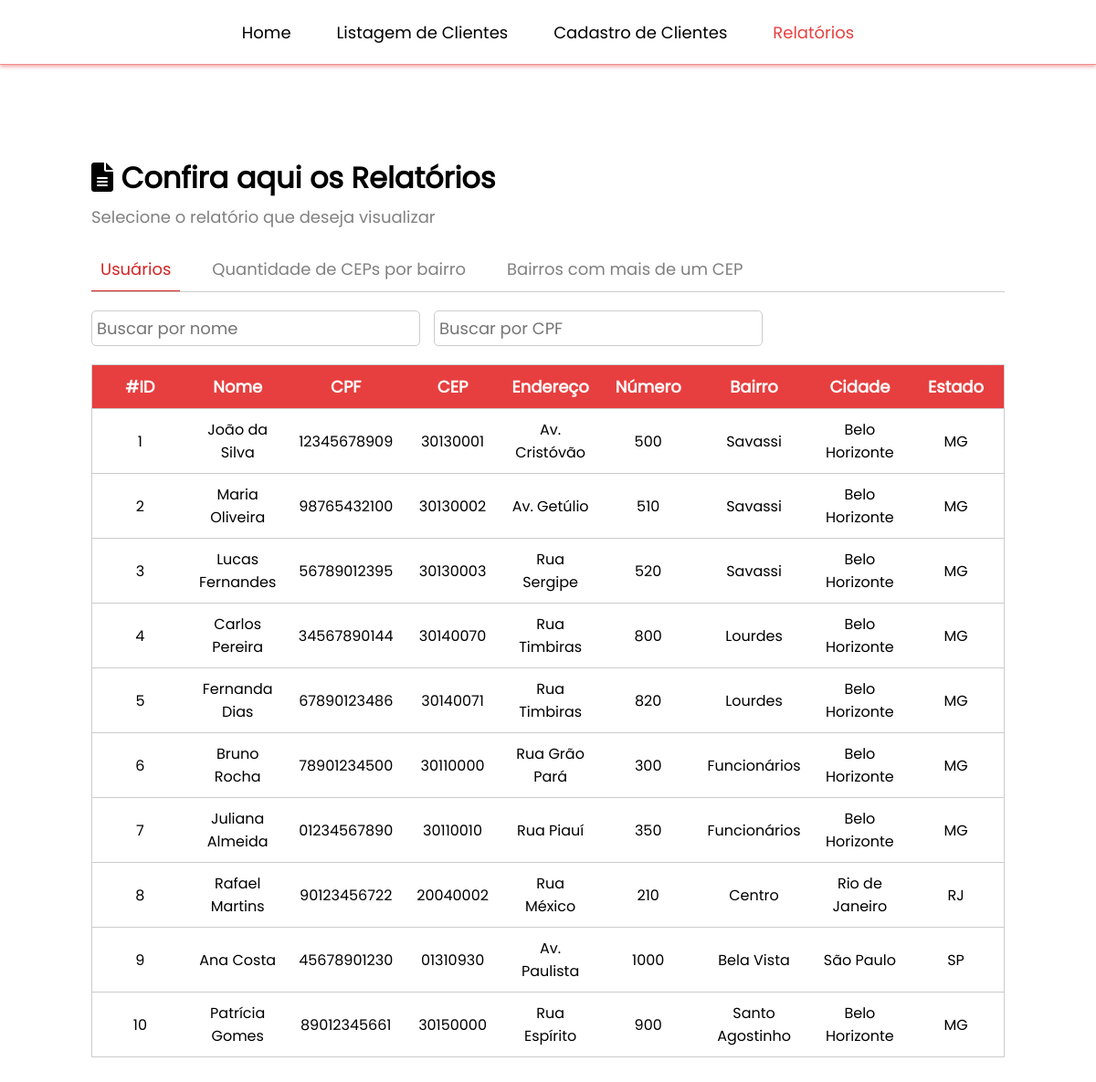
Screenshot of /relatorios with the database file from the repository.
### tables this page shows
CREATE TABLE `clientes` (
    `nome` VARCHAR(255) NOT NULL,
    `id` INT NOT NULL AUTO_INCREMENT,
    `cpf` VARCHAR(11) NOT NULL, 
    `cep` VARCHAR(8) NOT NULL,
    `endereco` VARCHAR(255) NOT NULL,
    `numero` INT NOT NULL,
    `bairro` VARCHAR(80) NOT NULL,
    `cidade` VARCHAR(50) NOT NULL,
    `estado` VARCHAR(50) NOT NULL,
    PRIMARY KEY(`id`)
);

### routes.php (called while the page is built)
<?php
$routes = [
    "home" => "home",
    "cadastro-cliente" => "cadastro-cliente",
    "listagem-clientes" => "listagem-clientes",
    "editar-cliente" => "editar-cliente",
    "relatorios" => "relatorios",
];

### autoload.php (called while the page is built, shortened)
<?php
spl_autoload_register(function ($class) {
    $file = __DIR__ . "/{$class}.php";
    $file = str_replace("\\", "/", $file);
});

### App/Lib/Database/Connection.php (called while the page is built, shortened)
<?php
class Connection
{
    private string $db_name = DB_NAME;
    private string $db_user = DB_USER;
    private string $db_host = DB_HOST;
    private string $db_password = DB_PASS;
    private PDO $connection;
    function __construct()
    {
        try {
            $connectionString = "mysql:host=$this->db_host;dbname=$this->db_name;port=3306;charset=utf8";
            $this->connection = new PDO(
                $connectionString,
                $this->db_user,
                $this->db_password
            );
        } catch (PDOException $e) {
            echo "Erro de Conexão" . $e->getMessage();
        }
    }
    function getConnection(): PDO
    {
        return $this->connection;
    }
}

### App/Controller/ClienteController.php (called while the page is built, shortened)
<?php
class ClienteController
{
    public function getClientes(string $type = "list"): array{
        $model = new ClientModel();
        return $model->getAll($type);
    }
}

### App/Model/ClientModel.php (called while the page is built, shortened)
<?php
class ClientModel extends Model {
    public function getAll(string $type = "list"): array {
        if($type == "list"){
            $query = "SELECT id, nome, cpf, cep FROM `clientes`";
        }
        else {
            $query = "SELECT * FROM `clientes`";
        }
        $result = $this->executeQuery($query);
        return $result->fetchAll(PDO::FETCH_ASSOC);
    }
}

### App/Model/Model.php (called while the page is built, shortened)
<?php
class Model
{
    protected PDO $connection;
    function __construct()
    {
        $this->connection = (new Connection())->getConnection();
    }
    protected function executeQuery(string $query, array $userData = []): PDOStatement
    {
        $stmt = $this->connection->prepare($query);
        $hasExecuted = $stmt->execute();
        return $stmt;
    }
}

### App/View/relatorios.php (the view, shortened to what this page needs)
<?php
$clientReport = (new ClienteController())->getClientes("all");
?>
<!DOCTYPE html>
<html lang="pt-br">
<head>
    <link rel="stylesheet" href="https://cdnjs.cloudflare.com/ajax/libs/font-awesome/6.0.0-beta3/css/all.min.css">
    <link rel="stylesheet" href="<?= ASSETS_DIR ?>css/global.css">
    <link rel="stylesheet" href="<?= ASSETS_DIR ?>css/relatorios.css">
</head>
<body>
    <header>
        <div>
            <a href="home">Home</a>
        </div>
        <div>
            <a href="listagem-clientes">Listagem de Clientes</a>
        </div>
        <div>
            <a href="cadastro-cliente">Cadastro de Clientes</a>
        </div>
        <div>
            <a href="relatorios" class="active">Relatórios</a>
        </div>
    </header>
    <main>
        <h1>
            <i class="fa fa-solid fa-file-lines"></i>
            Confira aqui os Relatórios
        </h1>
        <h2>Selecione o relatório que deseja visualizar</h2>
        <section>
            <div class="report-selection">
                <div class="option active-option user-report">Usuários</div>
                <div class="option bairro-report">Quantidade de CEPs por bairro</div>
                <div class="option maisdeum-report">Bairros com mais de um CEP</div>
            </div>
            <div class="user-report-content">
                <div class="search-inputs">
                    <input type="text" id="filtro-nome" placeholder="Buscar por nome">
                    <input type="text" id="filtro-cpf" placeholder="Buscar por CPF">
                </div>
                <div class="desktop-table">
                    <table>
                        <thead>
                            <th>#ID</th>
                            <th>Nome</th>
                            <th>CPF</th>
                            <th>CEP</th>
                            <th>Endereço</th>
                            <th>Número</th>
                            <th>Bairro</th>
                            <th>Cidade</th>
                            <th>Estado</th>
                        </thead>
                        <tbody>
                            <?php foreach ($clientReport as $cliente) { ?>
                                <tr>
                                    <td><?= $cliente["id"] ?></td>
                                    <td><?= $cliente["nome"] ?></td>
                                    <td><?= $cliente["cpf"] ?></td>
                                    <td><?= $cliente["cep"] ?></td>
                                    <td><?= $cliente["endereco"] ?></td>
                                    <td><?= $cliente["numero"] ?></td>
                                    <td><?= $cliente["bairro"] ?></td>
                                    <td><?= $cliente["cidade"] ?></td>
                                    <td><?= $cliente["estado"] ?></td>
                                </tr>
                            <?php } ?>
                        </tbody>
                    </table>
                </div>
            </div>
        </section>
    </main>
</body>
</html>

### index.php (shortened to what this page needs)
<?php
require_once 'autoload.php';
require_once 'routes.php';
$requestedRoute = isset($_GET["url"]) == true ? $_GET["url"] : "home";
if(array_key_exists($requestedRoute, $routes)){
    require_once "App/View/" . $routes[$requestedRoute] . ".php";
}
else{
    require_once "App/View/404.php";
}

### App/View/assets/css/global.css (style rules this page uses)
* { margin: 0; padding: 0; font-family: 'Poppins'; }
header { width: 100%; display: flex; align-items: center; justify-content: center; gap: 15px 50px; height: 70px; flex-wrap: wrap; border-bottom: solid 1px rgba(231, 63, 63, 0.589); box-shadow: 0px 2px 4px rgba(231, 63, 63, 0.452); }
header a { color: black; font-size: 18px; text-decoration: none; border-bottom: solid 1px transparent; }
.active { color: rgb(231, 63, 63); }
main { padding: 100px; display: flex; align-items: center; justify-content: center; flex-direction: column; }
main h1 { margin-bottom: 20px; width: 100%; }

### App/View/assets/css/relatorios.css (style rules this page uses)
h2 { font-size: 18px; color: gray; width: 100%; font-weight: 400; margin-top: -15px; margin-bottom: 20px; }
section { width: 100%; }
.report-selection { width: 100%; display: flex; align-items: center; gap: 25px; justify-content: flex-start; border-bottom: 1px solid #ccc; }
.report-selection div { font-size: 18px; color: #808080; cursor: pointer; border-bottom: solid 1px transparent; padding: 10px; transition: 0.2s ease-in-out; }
.report-selection .active-option { color: rgb(212, 36, 36); border-bottom: solid 1px rgb(212, 36, 36); }
.user-report-content, .maisdeum-report-content, .bairro-report-content { margin-top: 20px; }
.desktop-table { width: 100%; }
.search-inputs { width: 100%; display: flex; gap: 15px; flex-direction: row; align-items: center; justify-content: flex-start; margin-bottom: 20px; }
.search-inputs input { font-size: 18px; padding: 5px; border: solid 1px #ccc; border-radius: 5px; outline: none; transition: 0.2s ease-in-out; }
table { width: 100%; border-collapse: collapse; }
thead, tbody { border-collapse: collapse; }
thead { background-color: rgb(231, 63, 63); border: solid 1px rgb(231, 63, 63); color: white; }
tr { border: solid 1px #ccc; border-top-color: none; }
th, td { padding: 10px; width: 10.1%; }
th { font-size: 18px; border-bottom: solid 1px #ccc; }
td { text-align: center; }

### rows the page displays
clientes: id "1", nome "João da Silva", cpf "12345678909", cep "30130001", endereco "Av. Cristóvão", numero "500", bairro "Savassi", cidade "Belo Horizonte", estado "MG"
clientes: id "2", nome "Maria Oliveira", cpf "98765432100", cep "30130002", endereco "Av. Getúlio", numero "510", bairro "Savassi", cidade "Belo Horizonte", estado "MG"
clientes: id "3", nome "Lucas Fernandes", cpf "56789012395", cep "30130003", endereco "Rua Sergipe", numero "520", bairro "Savassi", cidade "Belo Horizonte", estado "MG"
clientes: id "4", nome "Carlos Pereira", cpf "34567890144", cep "30140070", endereco "Rua Timbiras", numero "800", bairro "Lourdes", cidade "Belo Horizonte", estado "MG"
clientes: id "5", nome "Fernanda Dias", cpf "67890123486", cep "30140071", endereco "Rua Timbiras", numero "820", bairro "Lourdes", cidade "Belo Horizonte", estado "MG"
clientes: id "6", nome "Bruno Rocha", cpf "78901234500", cep "30110000", endereco "Rua Grão Pará", numero "300", bairro "Funcionários", cidade "Belo Horizonte", estado "MG"
clientes: id "7", nome "Juliana Almeida", cpf "01234567890", cep "30110010", endereco "Rua Piauí", numero "350", bairro "Funcionários", cidade "Belo Horizonte", estado "MG"
clientes: id "8", nome "Rafael Martins", cpf "90123456722", cep "20040002", endereco "Rua México", numero "210", bairro "Centro", cidade "Rio de Janeiro", estado "RJ"
clientes: id "9", nome "Ana Costa", cpf "45678901230", cep "01310930", endereco "Av. Paulista", numero "1000", bairro "Bela Vista", cidade "São Paulo", estado "SP"
clientes: id "10", nome "Patrícia Gomes", cpf "89012345661", cep "30150000", endereco "Rua Espírito", numero "900", bairro "Santo Agostinho", cidade "Belo Horizonte", estado "MG"
